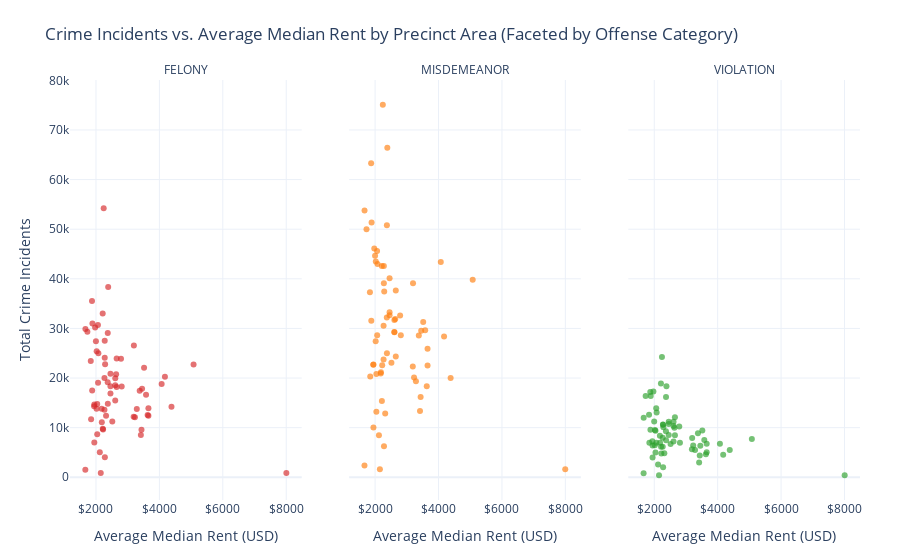

Notebook source saved alongside this figure:
### Markdown cell above
## Crime Category vs. Rent Correlation Analysis

### Code cell
area_category_crime_rent = (
    merged_df
    .groupby(["precinct_area", "law_cat_cd"], as_index=False)
    .agg(
        total_category_crime=("count", "sum"),
        avg_median_rent=("median_rent", "mean")
    )
)

fig = px.scatter(
    area_category_crime_rent,
    x="avg_median_rent",
    y="total_category_crime",
    facet_col="law_cat_cd",
    facet_col_spacing=0.06,
    hover_name="precinct_area",
    color="law_cat_cd",
    title="Crime Incidents vs. Average Median Rent by Precinct Area (Faceted by Offense Category)",
    labels={
        "avg_median_rent": "Average Median Rent (USD)",
        "total_category_crime": "Total Crime Incidents",
        "law_cat_cd": "Offense Category"
    },
    opacity=0.65,
    color_discrete_map={
        "FELONY": "#d62728",
        "MISDEMEANOR": "#ff7f0e",
        "VIOLATION": "#2ca02c"
    }
)

# Make markers cleaner and hover more informative
fig.update_traces(
    marker=dict(size=6, line=dict(width=0)),
    hovertemplate=(
        "Area: %{hovertext}<br>"
        "Avg. Rent: $%{x:,.0f}<br>"
        "Total Crimes: %{y:,}<extra></extra>"
    )
)

# Clean facet labels + professional layout
fig.for_each_annotation(lambda a: a.update(text=a.text.split("=")[-1]))

fig.update_layout(
    template="plotly_white",
    showlegend=False,  # facet already separates categories
    margin=dict(l=70, r=40, t=80, b=60)
)

fig.update_xaxes(tickprefix="$")

fig.show()

### Figure 1 — Plotly figure (JSON) as saved in the notebook; plotly's stock layout.template omitted (floating-point values rounded to 4 significant figures)
{"data": [{"hovertemplate": "Area: %{hovertext}<br>Avg. Rent: $%{x:,.0f}<br>Total Crimes: %{y:,}<extra></extra>", "hovertext": ["Astoria", "Bay Ridge / Dyker Heights", "Bayside", "Bedford-Stuyvesant Central", "Bedford-Stuyvesant North", "Belmont / Tremont", "Bensonhurst", "Borough Park", "Brooklyn Heights / Downtown Brooklyn", "Brownsville", "Bushwick", "Canarsie", "Central Park", "Chelsea / Hudson Yards", "Coney Island / Brighton Beach", "Crown Heights North", "Crown Heights South", "East Flatbush", "East Harlem Central", "East Harlem North", "East Harlem South", "East New York", "East Village / Alphabet City", "Elmhurst / Corona", "Far Rockaway", "Financial District / Tribeca", "Flatbush / Ditmas Park", "Flatiron / Midtown South", "Flushing", "Forest Hills / Rego Park", "Fort Greene / Clinton Hill", "Fresh Meadows / Hillcrest", "Greenpoint", "Greenwich Village / West Village", "Hamilton Heights / Sugar Hill", "Highbridge / Grand Concourse", "Hunts Point", "Jackson Heights / East Elmhurst", "Jamaica Central", "Jamaica South", "Long Island City", "Marine Park / Mill Basin", "Midtown East", "Morningside Heights / Manhattanville", "Morrisania / Crotona Park East", "Norwood / Bedford Park", "Ozone Park / Howard Beach", "Park Slope", "Pelham Parkway / Morris Park", "Queens Village", "Red Hook / Carroll Gardens", "Richmond Hill / Woodhaven", "Ridgewood / Glendale", "Riverdale / Kingsbridge", "Rockaway Beach", "Sheepshead Bay / Madison", "Soundview", "South Bronx / Mott Haven", "Sunset Park / Windsor Terrace", "Throgs Neck / Co-op City", "University Heights / Fordham", "Upper East Side", "Upper West Side", "Upper West Side North", "Washington Heights North", "Washington Heights South", "West Harlem", "Williamsburg South", "Woodlawn / Wakefield"], "legendgroup": "FELONY", "marker": {"color": "#d62728", "line": {"width": 0}, "opacity": 0.65, "size": 6, "symbol": "circle"}, "mode": "markers", "name": "FELONY", "orientation": "v", "showlegend": true, "type": "scatter", "x": [2371.0, 2017.0, 2318.0, 2652.0, 2652.0, 2075.0, 1879.0, 1947.0, 3578.0, 1973.0, 2789.0, 2177.0, 8004.0, 4381.0, 2369.0, 2608.0, 2608.0, 2211.0, 2456.0, 2456.0, 2456.0, 2243.0, 3453.0, 2021.0, 2039.0, 4071.0, 2287.0, 5078.0, 2062.0, 2223.0, 3227.0, 2280.0, 3287.0, 4174.0, 2514.0, 1874.0, 2151.0, 1998.0, 2275.0, 2275.0, 3378.0, 2120.0, 3628.0, 3435.0, 2214.0, 1666.0, 1664.0, 3188.0, 1940.0, 1947.0, 3415.0, 1846.0, 2635.0, 2372.0, 2039.0, 2065.0, 1888.0, 2384.0, 2810.0, 2184.0, 1728.0, 3195.0, 3654.0, 3654.0, 2267.0, 2267.0, 2607.0, 3516.0, 1836.0], "xaxis": "x", "y": [29071, 13832, 12376, 18219, 23922, 25016, 17497, 14668, 16610, 30199, 23871, 13825, 852, 14198, 19129, 18535, 19983, 33012, 18333, 20871, 16889, 54209, 17841, 25402, 14745, 18823, 22802, 22727, 30674, 9605, 12123, 4057, 13763, 20256, 11233, 35540, 884, 27411, 27537, 24090, 17451, 5060, 12577, 9562, 9781, 29898, 1517, 12178, 14309, 7003, 8517, 11718, 20740, 14828, 8678, 19041, 31017, 38330, 18288, 11089, 29337, 26558, 12399, 13896, 19987, 13587, 15471, 22083, 23413], "yaxis": "y"}, {"hovertemplate": "Area: %{hovertext}<br>Avg. Rent: $%{x:,.0f}<br>Total Crimes: %{y:,}<extra></extra>", "hovertext": ["Astoria", "Bay Ridge / Dyker Heights", "Bayside", "Bedford-Stuyvesant Central", "Bedford-Stuyvesant North", "Belmont / Tremont", "Bensonhurst", "Borough Park", "Brooklyn Heights / Downtown Brooklyn", "Brownsville", "Bushwick", "Canarsie", "Central Park", "Chelsea / Hudson Yards", "Coney Island / Brighton Beach", "Crown Heights North", "Crown Heights South", "East Flatbush", "East Harlem Central", "East Harlem North", "East Harlem South", "East New York", "East Village / Alphabet City", "Elmhurst / Corona", "Far Rockaway", "Financial District / Tribeca", "Flatbush / Ditmas Park", "Flatiron / Midtown South", "Flushing", "Forest Hills / Rego Park", "Fort Greene / Clinton Hill", "Fresh Meadows / Hillcrest", "Greenpoint", "Greenwich Village / West Village", "Hamilton Heights / Sugar Hill", "Highbridge / Grand Concourse", "Hunts Point", "Jackson Heights / East Elmhurst", "Jamaica Central", "Jamaica South", "Long Island City", "Marine Park / Mill Basin", "Midtown East", "Morningside Heights / Manhattanville", "Morrisania / Crotona Park East", "Norwood / Bedford Park", "Ozone Park / Howard Beach", "Park Slope", "Pelham Parkway / Morris Park", "Queens Village", "Red Hook / Carroll Gardens", "Richmond Hill / Woodhaven", "Ridgewood / Glendale", "Riverdale / Kingsbridge", "Rockaway Beach", "Sheepshead Bay / Madison", "Soundview", "South Bronx / Mott Haven", "Sunset Park / Windsor Terrace", "Throgs Neck / Co-op City", "University Heights / Fordham", "Upper East Side", "Upper West Side", "Upper West Side North", "Washington Heights North", "Washington Heights South", "West Harlem", "Williamsburg South", "Woodlawn / Wakefield"], "legendgroup": "MISDEMEANOR", "marker": {"color": "#ff7f0e", "line": {"width": 0}, "opacity": 0.65, "size": 6, "symbol": "circle"}, "mode": "markers", "name": "MISDEMEANOR", "orientation": "v", "showlegend": true, "type": "scatter", "x": [2371.0, 2017.0, 2318.0, 2652.0, 2652.0, 2075.0, 1879.0, 1947.0, 3578.0, 1973.0, 2789.0, 2177.0, 7997.0, 4381.0, 2369.0, 2608.0, 2608.0, 2211.0, 2456.0, 2456.0, 2456.0, 2243.0, 3453.0, 2021.0, 2039.0, 4071.0, 2287.0, 5078.0, 2062.0, 2223.0, 3227.0, 2280.0, 3287.0, 4174.0, 2514.0, 1874.0, 2151.0, 1998.0, 2275.0, 2275.0, 3378.0, 2120.0, 3628.0, 3435.0, 2214.0, 1666.0, 1664.0, 3188.0, 1940.0, 1947.0, 3415.0, 1846.0, 2635.0, 2372.0, 2039.0, 2065.0, 1888.0, 2384.0, 2810.0, 2184.0, 1728.0, 3195.0, 3654.0, 3654.0, 2267.0, 2267.0, 2607.0, 3516.0, 1836.0], "xaxis": "x2", "y": [50778, 27404, 12865, 24337, 37665, 42962, 31530, 22752, 29638, 46116, 32585, 20927, 1639, 19994, 32187, 31683, 29264, 42588, 32678, 40119, 33263, 75081, 29542, 43494, 20802, 43404, 37432, 39820, 45628, 22595, 20101, 6236, 19372, 28352, 23093, 63271, 1641, 44632, 42585, 39117, 28557, 8452, 18351, 16178, 15354, 53757, 2379, 22344, 22670, 10036, 13336, 20330, 31906, 25007, 13198, 28650, 51363, 66407, 28626, 21148, 49973, 39129, 22539, 25903, 30556, 23760, 29234, 31276, 37287], "yaxis": "y2"}, {"hovertemplate": "Area: %{hovertext}<br>Avg. Rent: $%{x:,.0f}<br>Total Crimes: %{y:,}<extra></extra>", "hovertext": ["Astoria", "Bay Ridge / Dyker Heights", "Bayside", "Bedford-Stuyvesant Central", "Bedford-Stuyvesant North", "Belmont / Tremont", "Bensonhurst", "Borough Park", "Brooklyn Heights / Downtown Brooklyn", "Brownsville", "Bushwick", "Canarsie", "Central Park", "Chelsea / Hudson Yards", "Coney Island / Brighton Beach", "Crown Heights North", "Crown Heights South", "East Flatbush", "East Harlem Central", "East Harlem North", "East Harlem South", "East New York", "East Village / Alphabet City", "Elmhurst / Corona", "Far Rockaway", "Financial District / Tribeca", "Flatbush / Ditmas Park", "Flatiron / Midtown South", "Flushing", "Forest Hills / Rego Park", "Fort Greene / Clinton Hill", "Fresh Meadows / Hillcrest", "Greenpoint", "Greenwich Village / West Village", "Hamilton Heights / Sugar Hill", "Highbridge / Grand Concourse", "Hunts Point", "Jackson Heights / East Elmhurst", "Jamaica Central", "Jamaica South", "Long Island City", "Marine Park / Mill Basin", "Midtown East", "Morningside Heights / Manhattanville", "Morrisania / Crotona Park East", "Norwood / Bedford Park", "Ozone Park / Howard Beach", "Park Slope", "Pelham Parkway / Morris Park", "Queens Village", "Red Hook / Carroll Gardens", "Richmond Hill / Woodhaven", "Ridgewood / Glendale", "Riverdale / Kingsbridge", "Rockaway Beach", "Sheepshead Bay / Madison", "Soundview", "South Bronx / Mott Haven", "Sunset Park / Windsor Terrace", "Throgs Neck / Co-op City", "University Heights / Fordham", "Upper East Side", "Upper West Side", "Upper West Side North", "Washington Heights North", "Washington Heights South", "West Harlem", "Williamsburg South", "Woodlawn / Wakefield"], "legendgroup": "VIOLATION", "marker": {"color": "#2ca02c", "line": {"width": 0}, "opacity": 0.65, "size": 6, "symbol": "circle"}, "mode": "markers", "name": "VIOLATION", "orientation": "v", "showlegend": true, "type": "scatter", "x": [2371.0, 2017.0, 2318.0, 2652.0, 2652.0, 2075.0, 1879.0, 1947.0, 3578.0, 1973.0, 2789.0, 2177.0, 8005.0, 4381.0, 2369.0, 2608.0, 2608.0, 2211.0, 2456.0, 2456.0, 2456.0, 2243.0, 3453.0, 2021.0, 2039.0, 4071.0, 2287.0, 5078.0, 2062.0, 2223.0, 3227.0, 2280.0, 3287.0, 4174.0, 2514.0, 1874.0, 2151.0, 1998.0, 2275.0, 2275.0, 3378.0, 2120.0, 3628.0, 3435.0, 2214.0, 1666.0, 1664.0, 3188.0, 1940.0, 1947.0, 3415.0, 1846.0, 2635.0, 2372.0, 2039.0, 2065.0, 1888.0, 2384.0, 2810.0, 2184.0, 1728.0, 3195.0, 3654.0, 3654.0, 2267.0, 2267.0, 2607.0, 3516.0, 1836.0], "xaxis": "x3", "y": [16162, 6467, 4865, 8475, 12112, 13035, 9576, 6416, 7510, 17270, 10228, 8378, 414, 5482, 9255, 11172, 10334, 18876, 11192, 8525, 10738, 24260, 6378, 9505, 9354, 6735, 10103, 7733, 13930, 4783, 6411, 1999, 5473, 4547, 6692, 17191, 409, 11222, 10617, 10584, 8889, 2576, 4630, 4371, 6173, 12003, 800, 5635, 7268, 4001, 2981, 6963, 9961, 7487, 5000, 6970, 16371, 18338, 6941, 6960, 16367, 7913, 5032, 6741, 7964, 6154, 7187, 9407, 12586], "yaxis": "y3"}], "layout": {"annotations": [{"font": {}, "showarrow": false, "text": "FELONY", "x": 0.1467, "xanchor": "center", "xref": "paper", "y": 1, "yanchor": "bottom", "yref": "paper"}, {"font": {}, "showarrow": false, "text": "MISDEMEANOR", "x": 0.5, "xanchor": "center", "xref": "paper", "y": 1, "yanchor": "bottom", "yref": "paper"}, {"font": {}, "showarrow": false, "text": "VIOLATION", "x": 0.8533, "xanchor": "center", "xref": "paper", "y": 1, "yanchor": "bottom", "yref": "paper"}], "legend": {"title": {"text": "Offense Category"}, "tracegroupgap": 0}, "margin": {"b": 60, "l": 70, "r": 40, "t": 80}, "showlegend": false, "title": {"text": "Crime Incidents vs. Average Median Rent by Precinct Area (Faceted by Offense Category)"}, "xaxis": {"anchor": "y", "domain": [0, 0.2933], "tickprefix": "$", "title": {"text": "Average Median Rent (USD)"}}, "xaxis2": {"anchor": "y2", "domain": [0.3533, 0.6467], "matches": "x", "tickprefix": "$", "title": {"text": "Average Median Rent (USD)"}}, "xaxis3": {"anchor": "y3", "domain": [0.7067, 1], "matches": "x", "tickprefix": "$", "title": {"text": "Average Median Rent (USD)"}}, "yaxis": {"anchor": "x", "domain": [0, 1], "title": {"text": "Total Crime Incidents"}}, "yaxis2": {"anchor": "x2", "domain": [0, 1], "matches": "y", "showticklabels": false}, "yaxis3": {"anchor": "x3", "domain": [0, 1], "matches": "y", "showticklabels": false}}}
